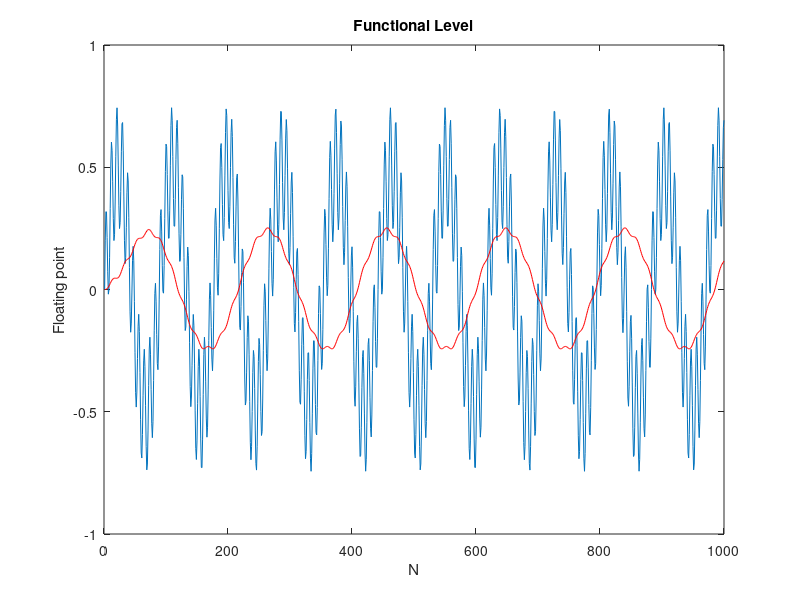

Recreate this plot in MATLAB.
load out_data_func.txt
load in_data_func.txt
x=[1:1:size(in_data_func)]; 
figure(1)
plot(x,in_data_func,x,out_data_func,'r')
xlabel('N')
ylabel('Floating point')
title('Functional Level')

